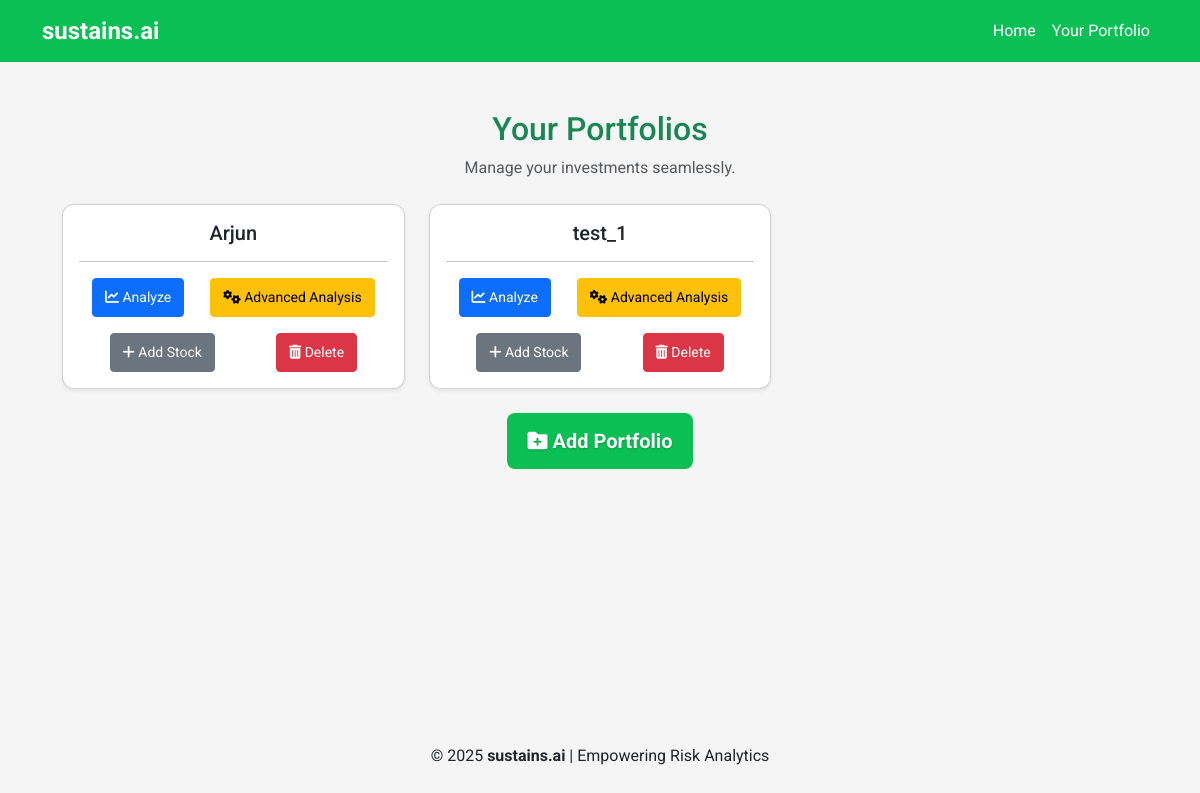
/portfolio_list/ (signed in), run on an earlier commit of the app's database.
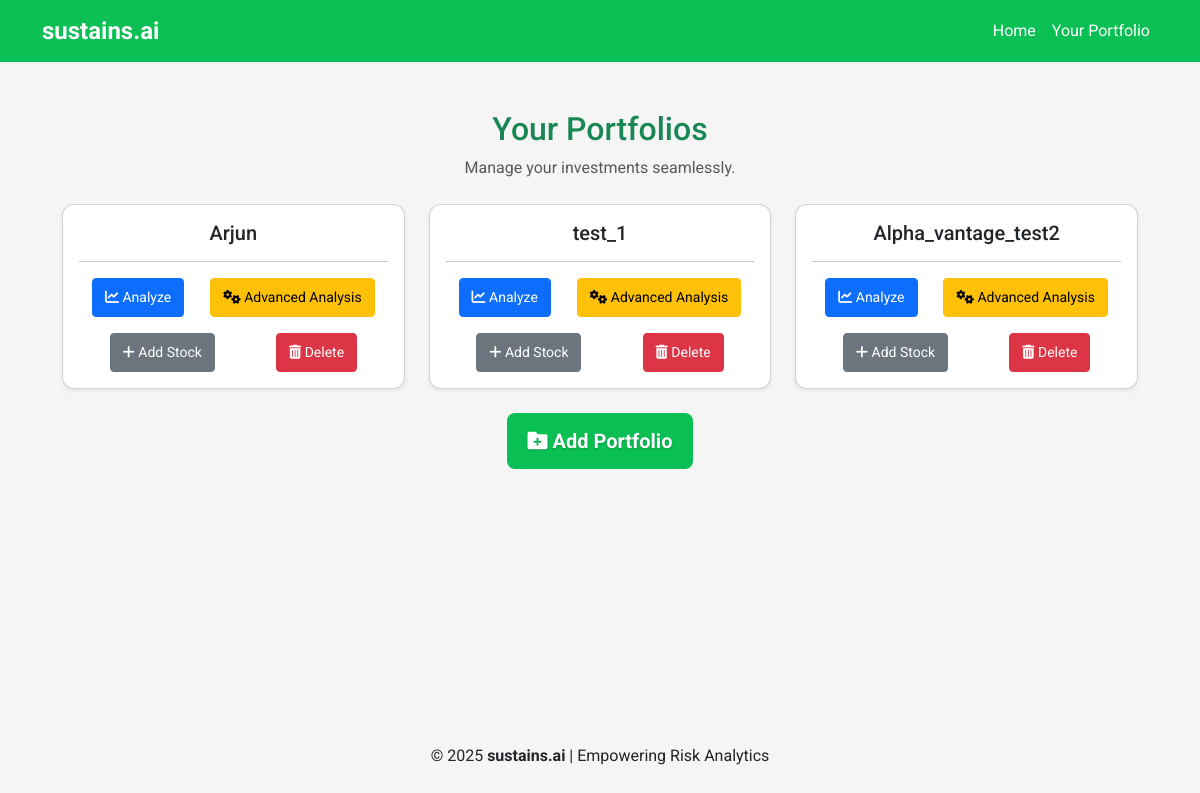
And on a later commit of the database.
### portfolio/models.py (models this page shows, shortened)
class Portfolio(models.Model):
    name = models.CharField(max_length=255)
    fund_manager = models.ForeignKey(FundManager, on_delete=models.CASCADE, related_name="portfolios")
    created_at = models.DateTimeField(auto_now_add=True)

### portfolio/views.py (the view)
# urls.py: path('portfolio_list/', views.portfolio_list, name='portfolio_list'),
def portfolio_list(request):
    portfolios = Portfolio.objects.filter(fund_manager__user=request.user)
    return render(request, 'portfolio/portfolio_list.html', {'portfolios': portfolios})

### portfolio/templates/portfolio/portfolio_list.html (shortened to what this page needs)
{% extends 'portfolio/base.html' %}
{% block content %}
<div class="container mt-4">
    <div class="text-center mb-4">
        <h2 class="text-success">Your Portfolios</h2>
        <p class="text-muted">Manage your investments seamlessly.</p>
    </div>
    <div class="row">
        {% for portfolio in portfolios %}
        <div class="col-md-6 col-lg-4">
            <div class="card shadow-sm portfolio-card">
                <div class="card-body text-center">
                    <h5 class="card-title">{{ portfolio.name }}</h5>
                    <hr>
                    <div class="d-flex justify-content-around flex-wrap">
                        <a href="{% url 'analyze_portfolio' portfolio.id %}" class="btn btn-primary btn-sm">
                            <i class="fas fa-chart-line"></i> Analyze
                        </a>
                        <a href="{% url 'portfolio_risk' portfolio.id %}" class="btn btn-warning btn-sm">
                            <i class="fas fa-cogs"></i> Advanced Analysis
                        </a>
                    </div>
                    <div class="d-flex justify-content-around flex-wrap mt-3">
                        <a href="{% url 'add_stock' %}" class="btn btn-secondary btn-sm">
                            <i class="fas fa-plus"></i> Add Stock
                        </a>
                        <form action="{% url 'delete_portfolio' portfolio.id %}" method="POST" class="d-inline">
                            <button type="submit" class="btn btn-danger btn-sm">
                                <i class="fas fa-trash-alt"></i> Delete
                            </button>
                        </form>
                    </div>
                </div>
            </div>
        </div>
        {% endfor %}
    </div>
    <div class="text-center mt-4">
        <a href="{% url 'add_portfolio' %}" class="btn theme-button btn-lg">
            <i class="fas fa-folder-plus"></i> Add Portfolio
        </a>
    </div>
</div>
<link rel="stylesheet" href="https://cdnjs.cloudflare.com/ajax/libs/font-awesome/6.0.0/css/all.min.css">
{% endblock %}

### portfolio/templates/portfolio/base.html (shortened to what this page needs)
{% load static %}
<!DOCTYPE html>
<html lang="en">
<head>
    <link href="https://cdn.jsdelivr.net/npm/bootstrap@5.3.0-alpha3/dist/css/bootstrap.min.css" rel="stylesheet">
    <link rel="stylesheet" href="{% static 'css/style.css' %}?v=1.0.1">
</head>
<body>
    <nav class="navbar navbar-expand-lg navbar-dark navbar-custom">
        <div class="container">
            <a class="navbar-brand" href="{% url 'index' %}">sustains.ai</a>
            <div class="collapse navbar-collapse" id="navbarNav">
                <ul class="navbar-nav ms-auto">
                    <li class="nav-item"><a class="nav-link" href="{% url 'index' %}">Home</a></li>
                    <li class="nav-item"><a class="nav-link" href="{% url 'portfolio_list' %}">Your Portfolio</a></li>
                </ul>
            </div>
        </div>
    </nav>
    <main class="container py-4">
        {% block content %}{% endblock %}
    </main>
    <footer class="text-center py-3">
        <p>&copy; 2025 <strong>sustains.ai</strong> | Empowering Risk Analytics</p>
    </footer>
</body>
</html>

### portfolio/static/css/style.css (style rules this page uses)
body { display: flex; flex-direction: column; min-height: 100vh; margin: 0; font-family: 'Roboto', sans-serif; background-color: #f5f5f5; }
main.container { flex: 1; padding: 20px; }
.navbar-custom { background-color: #0ABF53; color: #ffffff; }
.navbar-custom .nav-link { color: #ffffff !important; }
.navbar-brand { font-weight: bold; font-size: 1.5rem; }

### portfolio/templates/portfolio/portfolio_list.html (style rules this page uses)
.portfolio-card { border-radius: 12px; transition: all 0.3s ease-in-out; background: white; box-shadow: 0px 4px 10px rgba(0, 0, 0, 0.05); }
.btn-sm { font-size: 14px; padding: 8px 12px; transition: all 0.2s ease-in-out; }
.theme-button { background-color: #0ABF53; color: white; padding: 12px 20px; font-weight: bold; border-radius: 8px; transition: all 0.3s ease-in-out; text-shadow: 0px 1px 2px rgba(0, 0, 0, 0.2); }

What changed in the data, as far as the page shows it:
added Portfolio: name "Alpha_vantage_test2"
